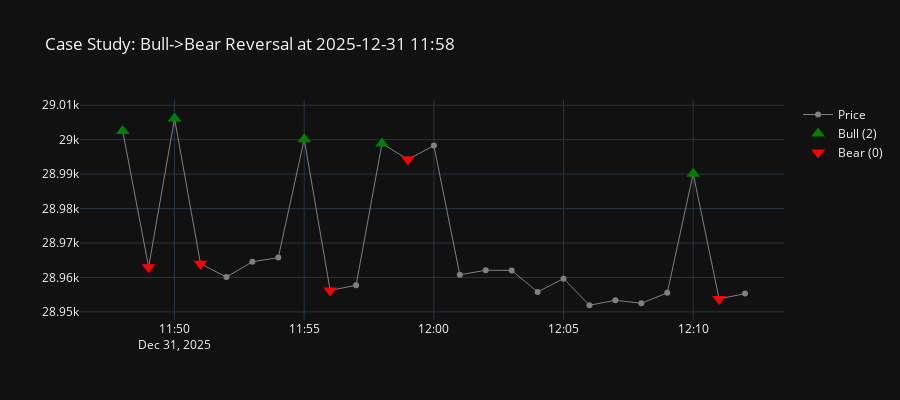
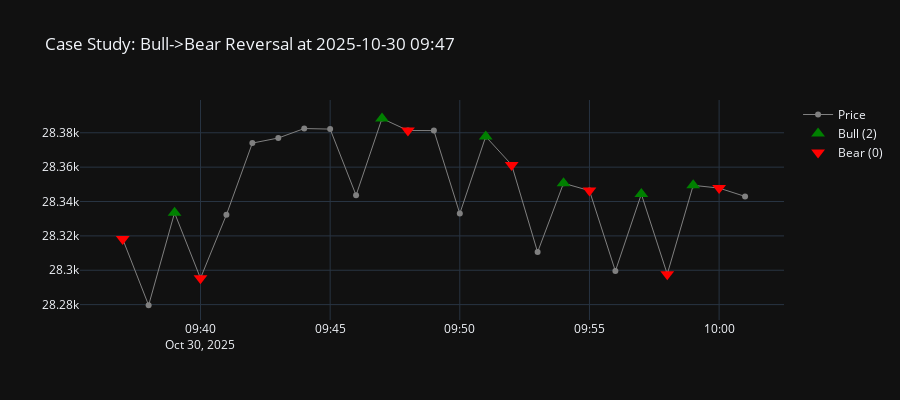
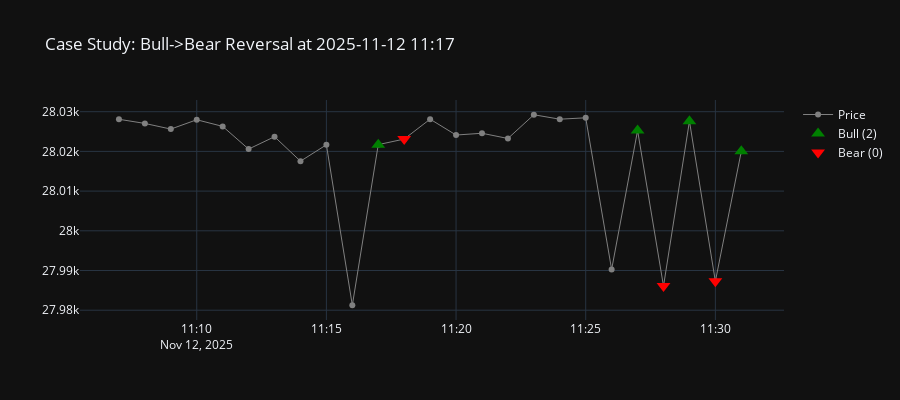

Here is the notebook cell these charts were saved with, in order:
### Code cell
# ============================================================
# Cell 13: 驗證異常轉移 (Bull -> Bear 視覺化檢查)
# ============================================================
# 目標：
# 數據顯示 Bull(2) -> Bear(0) 機率高達 99.9%。
# 我們要找出這些時刻，畫出 K 線圖，確認是否為「A型反轉 (A-Top)」。
# ============================================================

import polars as pl
import pandas as pd
import numpy as np
import matplotlib.pyplot as plt
import plotly.graph_objects as go
from pathlib import Path

# 設定路徑
# OUT = Path("./output") 

def log(msg): print(msg)

log("=" * 60)
log("【步驟 13】異常轉移路徑視覺化 (Bull -> Bear)")
log("=" * 60)

# ---------- 1. 讀取資料 ----------
parquet_path = OUT / "step4_features_with_hmm.parquet"
df = pl.read_parquet(parquet_path).sort("SnapshotTime")

# 轉為 Pandas
df_plot = df.select(["SnapshotTime", "Price", "HMM_State_Final"]).to_pandas()
states = df_plot["HMM_State_Final"].values
times = df_plot["SnapshotTime"].values
prices = df_plot["Price"].values

# ---------- 2. 搜尋特定模式 ----------
# 模式：Neutral(1) -> Bull(2) -> Bear(0) -> Neutral(1)
# 這是標準的「拉高出貨」路徑
target_pattern = [2, 0] # 只要抓到 Bull 接 Bear 就行
indices = []

# 掃描序列
for i in range(len(states) - 2):
    if states[i] == target_pattern[0] and states[i+1] == target_pattern[1]:
        indices.append(i)

log(f"🔍 發現 {len(indices)} 次 [Bull -> Bear] 的直接反轉。")

# ---------- 3. 隨機抽樣繪圖 ----------
# 隨機選 3 個案例來畫圖
if len(indices) > 0:
    samples = np.random.choice(indices, min(3, len(indices)), replace=False)
    
    for idx in samples:
        # 取前後 10 根 K 線
        start_pos = max(0, idx - 10)
        end_pos = min(len(df_plot), idx + 15)
        
        subset = df_plot.iloc[start_pos:end_pos].copy()
        
        # 繪圖
        fig = go.Figure()
        
        # 畫價格線
        fig.add_trace(go.Scatter(
            x=subset["SnapshotTime"], y=subset["Price"],
            mode='lines+markers',
            name='Price',
            line=dict(color='gray', width=1)
        ))
        
        # 標記 Bull (2) 點
        mask_bull = subset["HMM_State_Final"] == 2
        fig.add_trace(go.Scatter(
            x=subset.loc[mask_bull, "SnapshotTime"], 
            y=subset.loc[mask_bull, "Price"],
            mode='markers', name='Bull (2)',
            marker=dict(color='green', size=12, symbol='triangle-up')
        ))
        
        # 標記 Bear (0) 點
        mask_bear = subset["HMM_State_Final"] == 0
        fig.add_trace(go.Scatter(
            x=subset.loc[mask_bear, "SnapshotTime"], 
            y=subset.loc[mask_bear, "Price"],
            mode='markers', name='Bear (0)',
            marker=dict(color='red', size=12, symbol='triangle-down')
        ))
        
        t_str = pd.to_datetime(times[idx]).strftime('%Y-%m-%d %H:%M')
        
        fig.update_layout(
            title=f"Case Study: Bull->Bear Reversal at {t_str}",
            template="plotly_dark",
            height=400
        )
        fig.show()
else:
    log("⚠ 未發現指定模式。")

# ---------- 4. 策略建議 ----------
log("\n【策略邏輯修正建議】")
log("如果您確認圖中都是『A轉』(尖頭反轉)，策略應調整為：")
log("1. 見到 Bull (2) -> 準備放空 (因為下一根 99.9% 是 Bear)")
log("2. 見到 Bear (0) -> 準備平倉或做多 (因為下一根 80% 回 Neutral)")
log("這種現象代表這是一個『刷單盤 (Mean Reverting)』而非『趨勢盤』。")

### Figure 1 — Plotly figure (JSON) as saved in the notebook; plotly's stock layout.template omitted (floating-point values rounded to 4 significant figures)
{"data": [{"line": {"color": "gray", "width": 1}, "mode": "lines+markers", "name": "Price", "type": "scatter", "x": ["2025-12-31T11:48:00", "2025-12-31T11:49:00", "2025-12-31T11:50:00", "2025-12-31T11:51:00", "2025-12-31T11:52:00", "2025-12-31T11:53:00", "2025-12-31T11:54:00", "2025-12-31T11:55:00", "2025-12-31T11:56:00", "2025-12-31T11:57:00", "2025-12-31T11:58:00", "2025-12-31T11:59:00", "2025-12-31T12:00:00", "2025-12-31T12:01:00", "2025-12-31T12:02:00", "2025-12-31T12:03:00", "2025-12-31T12:04:00", "2025-12-31T12:05:00", "2025-12-31T12:06:00", "2025-12-31T12:07:00", "2025-12-31T12:08:00", "2025-12-31T12:09:00", "2025-12-31T12:10:00", "2025-12-31T12:11:00", "2025-12-31T12:12:00"], "y": [29000.0, 28960.0, 29010.0, 28960.0, 28960.0, 28960.0, 28970.0, 29000.0, 28960.0, 28960.0, 29000.0, 28990.0, 29000.0, 28960.0, 28960.0, 28960.0, 28960.0, 28960.0, 28950.0, 28950.0, 28950.0, 28960.0, 28990.0, 28950.0, 28960.0]}, {"marker": {"color": "green", "size": 12, "symbol": "triangle-up"}, "mode": "markers", "name": "Bull (2)", "type": "scatter", "x": ["2025-12-31T11:48:00", "2025-12-31T11:50:00", "2025-12-31T11:55:00", "2025-12-31T11:58:00", "2025-12-31T12:10:00"], "y": [29000.0, 29010.0, 29000.0, 29000.0, 28990.0]}, {"marker": {"color": "red", "size": 12, "symbol": "triangle-down"}, "mode": "markers", "name": "Bear (0)", "type": "scatter", "x": ["2025-12-31T11:49:00", "2025-12-31T11:51:00", "2025-12-31T11:56:00", "2025-12-31T11:59:00", "2025-12-31T12:11:00"], "y": [28960.0, 28960.0, 28960.0, 28990.0, 28950.0]}], "layout": {"height": 400, "title": {"text": "Case Study: Bull->Bear Reversal at 2025-12-31 11:58"}}}

### Figure 2 — Plotly figure (JSON) as saved in the notebook; plotly's stock layout.template omitted (floating-point values rounded to 4 significant figures)
{"data": [{"line": {"color": "gray", "width": 1}, "mode": "lines+markers", "name": "Price", "type": "scatter", "x": ["2025-10-30T09:37:00", "2025-10-30T09:38:00", "2025-10-30T09:39:00", "2025-10-30T09:40:00", "2025-10-30T09:41:00", "2025-10-30T09:42:00", "2025-10-30T09:43:00", "2025-10-30T09:44:00", "2025-10-30T09:45:00", "2025-10-30T09:46:00", "2025-10-30T09:47:00", "2025-10-30T09:48:00", "2025-10-30T09:49:00", "2025-10-30T09:50:00", "2025-10-30T09:51:00", "2025-10-30T09:52:00", "2025-10-30T09:53:00", "2025-10-30T09:54:00", "2025-10-30T09:55:00", "2025-10-30T09:56:00", "2025-10-30T09:57:00", "2025-10-30T09:58:00", "2025-10-30T09:59:00", "2025-10-30T10:00:00", "2025-10-30T10:01:00"], "y": [28320.0, 28280.0, 28330.0, 28300.0, 28330.0, 28374, 28380.0, 28380.0, 28380.0, 28340.0, 28390.0, 28380.0, 28380.0, 28330.0, 28380.0, 28360.0, 28310.0, 28350.0, 28350.0, 28300.0, 28340.0, 28300.0, 28350.0, 28350.0, 28340.0]}, {"marker": {"color": "green", "size": 12, "symbol": "triangle-up"}, "mode": "markers", "name": "Bull (2)", "type": "scatter", "x": ["2025-10-30T09:39:00", "2025-10-30T09:47:00", "2025-10-30T09:51:00", "2025-10-30T09:54:00", "2025-10-30T09:57:00", "2025-10-30T09:59:00"], "y": [28330.0, 28390.0, 28380.0, 28350.0, 28340.0, 28350.0]}, {"marker": {"color": "red", "size": 12, "symbol": "triangle-down"}, "mode": "markers", "name": "Bear (0)", "type": "scatter", "x": ["2025-10-30T09:37:00", "2025-10-30T09:40:00", "2025-10-30T09:48:00", "2025-10-30T09:52:00", "2025-10-30T09:55:00", "2025-10-30T09:58:00", "2025-10-30T10:00:00"], "y": [28320.0, 28300.0, 28380.0, 28360.0, 28350.0, 28300.0, 28350.0]}], "layout": {"height": 400, "title": {"text": "Case Study: Bull->Bear Reversal at 2025-10-30 09:47"}}}

### Figure 3 — Plotly figure (JSON) as saved in the notebook; plotly's stock layout.template omitted (floating-point values rounded to 4 significant figures)
{"data": [{"line": {"color": "gray", "width": 1}, "mode": "lines+markers", "name": "Price", "type": "scatter", "x": ["2025-11-12T11:07:00", "2025-11-12T11:08:00", "2025-11-12T11:09:00", "2025-11-12T11:10:00", "2025-11-12T11:11:00", "2025-11-12T11:12:00", "2025-11-12T11:13:00", "2025-11-12T11:14:00", "2025-11-12T11:15:00", "2025-11-12T11:16:00", "2025-11-12T11:17:00", "2025-11-12T11:18:00", "2025-11-12T11:19:00", "2025-11-12T11:20:00", "2025-11-12T11:21:00", "2025-11-12T11:22:00", "2025-11-12T11:23:00", "2025-11-12T11:24:00", "2025-11-12T11:25:00", "2025-11-12T11:26:00", "2025-11-12T11:27:00", "2025-11-12T11:28:00", "2025-11-12T11:29:00", "2025-11-12T11:30:00", "2025-11-12T11:31:00"], "y": [28030.0, 28030.0, 28030.0, 28030.0, 28030.0, 28020.0, 28020.0, 28020.0, 28020.0, 27980.0, 28020.0, 28020.0, 28030.0, 28020.0, 28020.0, 28020.0, 28030.0, 28030.0, 28030.0, 27990.0, 28030.0, 27990.0, 28030.0, 27990.0, 28020.0]}, {"marker": {"color": "green", "size": 12, "symbol": "triangle-up"}, "mode": "markers", "name": "Bull (2)", "type": "scatter", "x": ["2025-11-12T11:17:00", "2025-11-12T11:27:00", "2025-11-12T11:29:00", "2025-11-12T11:31:00"], "y": [28020.0, 28030.0, 28030.0, 28020.0]}, {"marker": {"color": "red", "size": 12, "symbol": "triangle-down"}, "mode": "markers", "name": "Bear (0)", "type": "scatter", "x": ["2025-11-12T11:18:00", "2025-11-12T11:28:00", "2025-11-12T11:30:00"], "y": [28020.0, 27990.0, 27990.0]}], "layout": {"height": 400, "title": {"text": "Case Study: Bull->Bear Reversal at 2025-11-12 11:17"}}}
